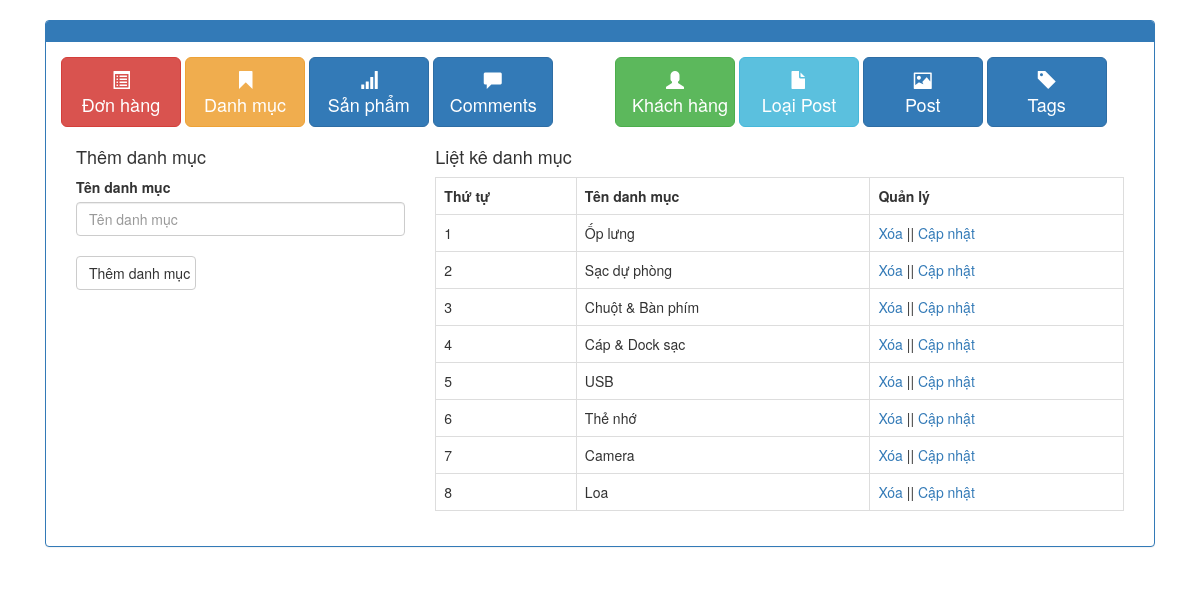
Page /admin/xulydanhmuc.php on the committed database.
### tables this page shows
CREATE TABLE `tbl_category` (
  `category_id` int(11) NOT NULL,
  `category_name` varchar(50) NOT NULL
);

### admin/xulydanhmuc.php (the view, shortened to what this page needs)
<?php
	include('../db/connect.php');
?>
<!DOCTYPE html>
<html lang="en">
<head>
	<link href="../css/bootstrap.css" rel="stylesheet" type="text/css" media="all" />
	<link href="../css/admin-dashboard.css" rel="stylesheet" type="text/css" media="all" />
	<link href="../css/Chart.css" rel="stylesheet" type="text/css" media="all" />
	<link href="//netdna.bootstrapcdn.com/bootstrap/3.0.0/css/bootstrap.min.css" rel="stylesheet" id="bootstrap-css">
</head>
<body>
	<div class="container">
		<div class="row">
			<div class="col-md-12">
				<div class="panel panel-primary">
					<div class="panel-heading">
					</div>
					<div class="panel-body">
						<div class="row">
							<div class="col-xs-6 col-md-6">
							<a href="xulydonhang.php" class="btn btn-danger btn-lg" role="button"><span class="glyphicon glyphicon-list-alt"></span> <br/>Đơn hàng</a>
							<a href="xulydanhmuc.php" class="btn btn-warning btn-lg" role="button"><span class="glyphicon glyphicon-bookmark"></span> <br/>Danh mục</a>
							<a href="xulysanpham.php" class="btn btn-primary btn-lg" role="button"><span class="glyphicon glyphicon-signal"></span> <br/>Sản phẩm</a>
							<a href="" class="btn btn-primary btn-lg" role="button"><span class="glyphicon glyphicon-comment"></span> <br/>Comments</a>
							</div>
							<div class="col-xs-6 col-md-6">
							<a href="xulykhachhang.php" class="btn btn-success btn-lg" role="button"><span class="glyphicon glyphicon-user"></span> <br/>Khách hàng</a>
							<a href="xulydanhmucbaiviet.php" class="btn btn-info btn-lg" role="button"><span class="glyphicon glyphicon-file"></span> <br/>Loại Post </a>
							<a href="xulybaiviet.php" class="btn btn-primary btn-lg" role="button"><span class="glyphicon glyphicon-picture"></span> <br/>Post</a>
							<a href="#" class="btn btn-primary btn-lg" role="button"><span class="glyphicon glyphicon-tag"></span> <br/>Tags</a>
							</div>
						</div>
						<div>
							<?php
							if(isset($_GET['quanly'])=='capnhat'){
								$id_capnhat = $_GET['id'];
								$sql_capnhat = mysqli_query($con,"SELECT * FROM tbl_category WHERE category_id='$id_capnhat'");
								$row_capnhat = mysqli_fetch_array($sql_capnhat);
								?>
								<div class="col-md-4">
								<h4>Cập nhật danh mục</h4>
								<label>Tên danh mục</label>
								<form action="" method="POST">
									<input type="text" class="form-control" name="danhmuc" value="<?php echo $row_capnhat['category_name'] ?>"><br>
									<input type="hidden" class="form-control" name="id_danhmuc" value="<?php echo $row_capnhat['category_id'] ?>">
									<input type="submit" name="capnhatdanhmuc" value="Cập nhật danh mục" class="btn btn-default">
								</form>
								</div>
							<?php
							}else{
								?>
								<div class="col-md-4">
								<h4>Thêm danh mục</h4>
								<label>Tên danh mục</label>
								<form action="" method="POST">
									<input type="text" class="form-control" name="danhmuc" placeholder="Tên danh mục"><br>
									<input type="submit" name="themdanhmuc" value="Thêm danh mục" class="btn btn-default">
								</form>
								</div>
								<?php
							}
								?>
							<div class="col-md-8">
								<h4>Liệt kê danh mục</h4>
								<?php
								$sql_select = mysqli_query($con,"SELECT * FROM tbl_category ORDER BY category_id DESC");
								?>
								<table class="table table-bordered ">
									<tr>
										<th>Thứ tự</th>
										<th>Tên danh mục</th>
										<th>Quản lý</th>
									</tr>
									<?php
									$i = 0;
									while($row_category = mysqli_fetch_array($sql_select)){
										$i++;
									?>
									<tr>
										<td><?php echo $i; ?></td>
										<td><?php echo $row_category['category_name'] ?></td>
										<td><a href="?xoa=<?php echo $row_category['category_id'] ?>">Xóa</a> || <a href="?quanly=capnhat&id=<?php echo $row_category['category_id'] ?>">Cập nhật</a></td>
									</tr>
									<?php
									}
									?>
								</table>
							</div>
						</div>
					</div>
				</div>
			</div>
		</div>
	</div>
</body>
</html>

### css/admin-dashboard.css (style rules this page uses)
body { padding-top:20px; }
.panel-body .btn:not(.btn-block) { width:120px;margin-bottom:10px; }

### rows in the picture
tbl_category: category_name "Ốp lưng"
tbl_category: category_name "Sạc dự phòng"
tbl_category: category_name "Chuột & Bàn phím"
tbl_category: category_name "Cáp & Dock sạc"
tbl_category: category_name "USB"
tbl_category: category_name "Thẻ nhớ"
tbl_category: category_name "Camera"
tbl_category: category_name "Loa"
